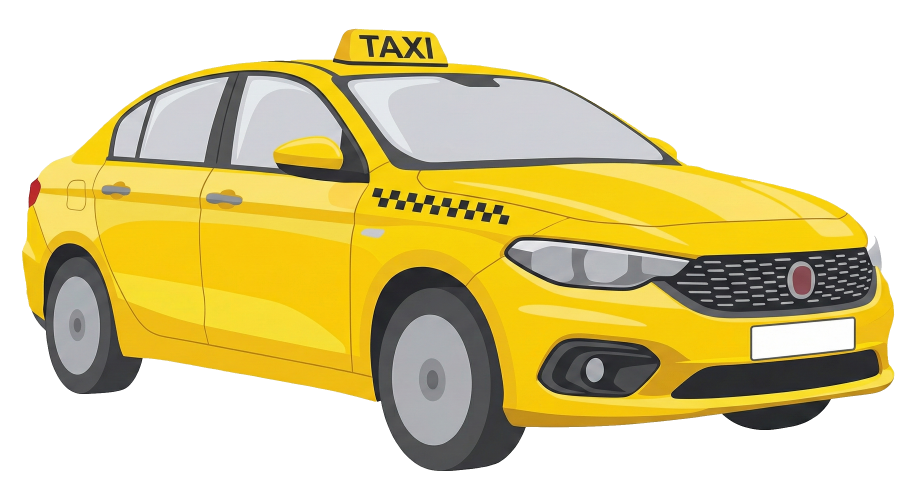
#> input picture sari.png, 2750 x 1500 px, given in place of taksibusonlogo.png, which was not available (shown at 1/3 size)
$ python pad_logo.py
#> lines starting #> are read from the running program, lines starting #| are printed output that depends on the picture; pictures that were not available may be replaced by others from this repository, and a replacement may not be noted
from PIL import Image
import os

def pad_image(input_path, output_path, scale_factor=0.65):
#> called with scale_factor = 0.65
    try:
        img = Image.open(input_path).convert("RGBA")
#> img is the input picture: PIL image 2750x1500 RGBA; mean R, G, B, A 106.8, 94.9, 43.7, 142.6

        # Calculate new size based on scale factor
        # We want the content to be scale_factor * original_size, centered
        # Actually simplest way:
        # Create a new blank image of original size
        # Resize original image to scale_factor size
        # Paste centered

        width, height = img.size
#> width = 2750; height = 1500
        new_width = int(width * scale_factor)
#> new_width = 1787
        new_height = int(height * scale_factor)
#> new_height = 975

        resized_img = img.resize((new_width, new_height), Image.Resampling.LANCZOS)
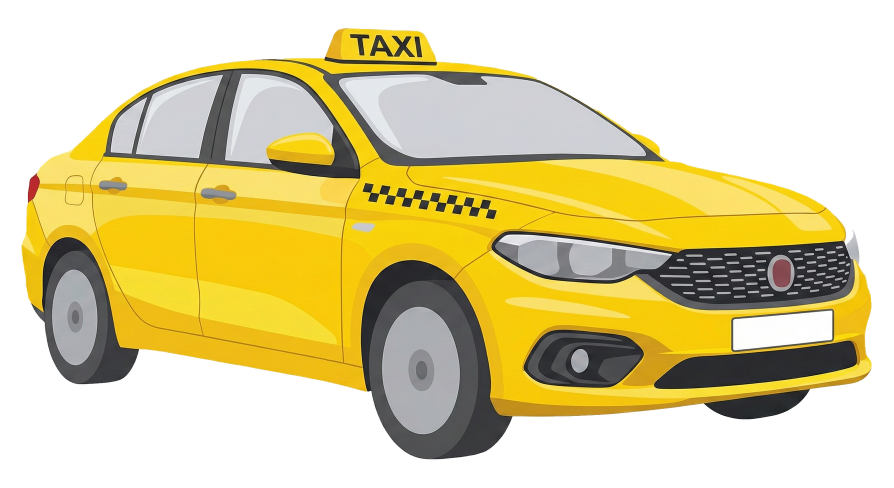
#> resized_img: PIL image 1787x975 RGBA (shown at 1/2 size); mean R, G, B, A 107.5, 95.6, 44.2, 142.6; transparent parts drawn white

        # Create canvas
        canvas = Image.new("RGBA", (width, height), (255, 255, 255, 0)) # Transparent

        # Calculate position to center
        x = (width - new_width) // 2
#> x = 481
        y = (height - new_height) // 2
#> y = 262

        canvas.paste(resized_img, (x, y), resized_img)
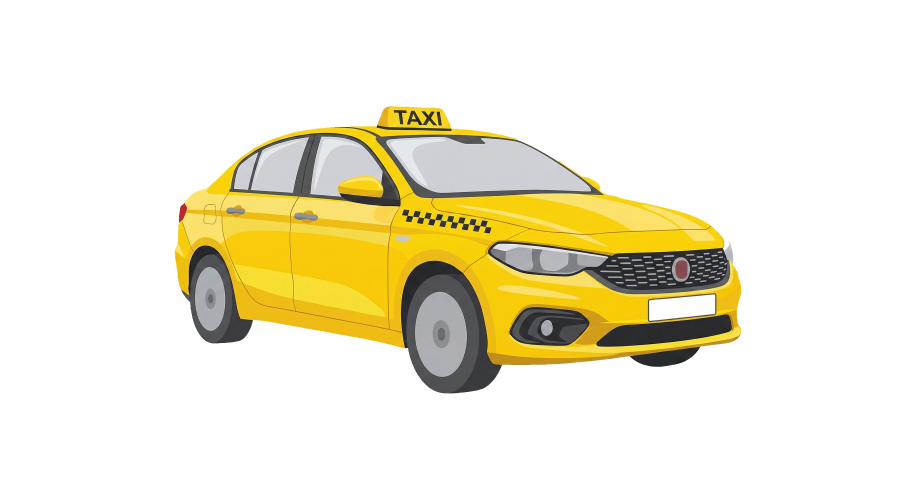
#> canvas: PIL image 2750x1500 RGBA (shown at 1/3 size); mean R, G, B, A 239.9, 234.8, 213.3, 60.2; transparent parts drawn white

        canvas.save(output_path)
        print(f"Successfully created padded image: {output_path}")

    except Exception as e:
        print(f"Error padding image: {e}")

if __name__ == "__main__":
    input_file = "c:\\Users\\polat\\taksibu-backend\\taksibusonlogo.png"
    output_file = "c:\\Users\\polat\\taksibu-backend\\taksibu_padded.png"
    pad_image(input_file, output_file)

$ run again, on sekizartibir.png
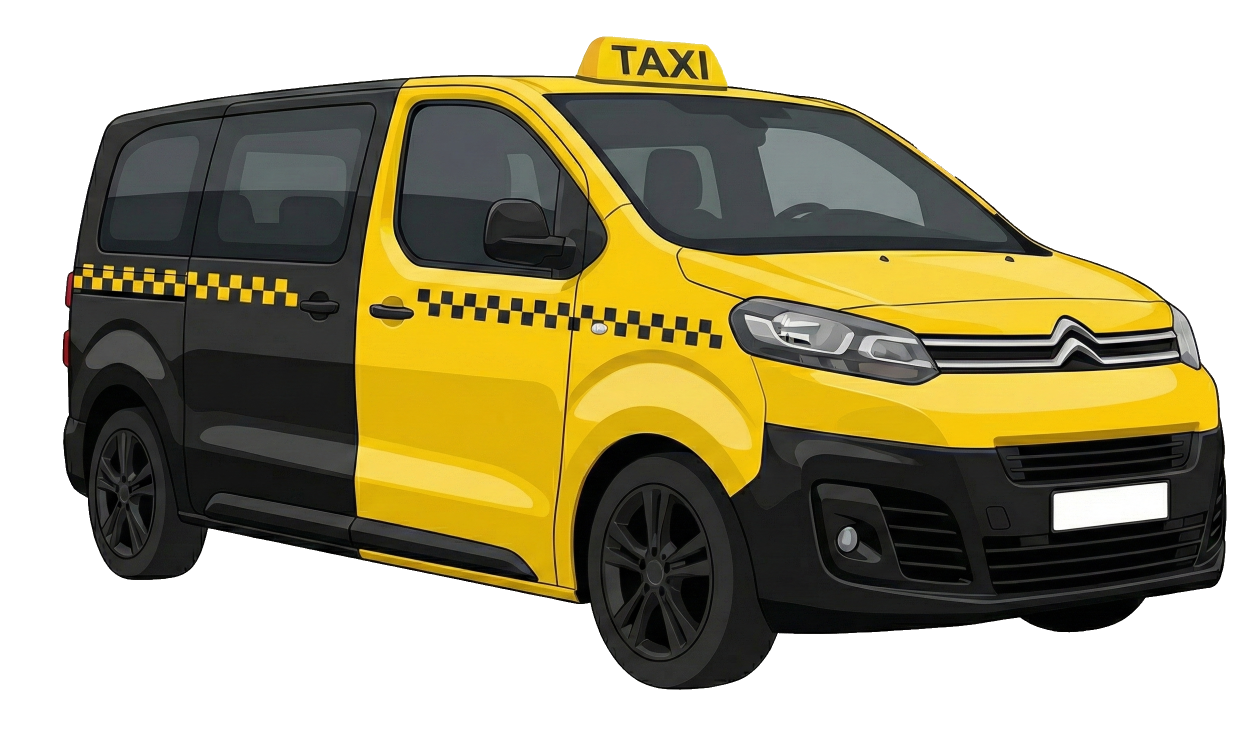
#> input picture sekizartibir.png, 2500 x 1500 px, given in place of taksibusonlogo.png, which was not available (shown at 1/2 size)
#> in pad_image, img is the input picture: PIL image 2500x1500 RGBA; mean R, G, B, A 63.1, 56.4, 27.1, 148.4
#> in pad_image, `resized_img = img.resize((new_width, new_height), Image.Resampling.LAN..`:
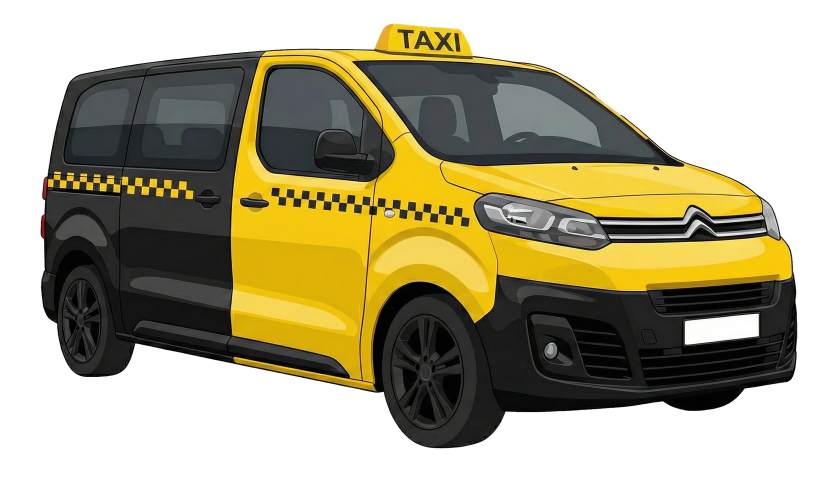
#> resized_img: PIL image 1625x975 RGBA (shown at 1/2 size); mean R, G, B, A 63.5, 56.7, 27.4, 148.4; transparent parts drawn white
#> in pad_image, `canvas.paste(resized_img, (x, y), resized_img)`:
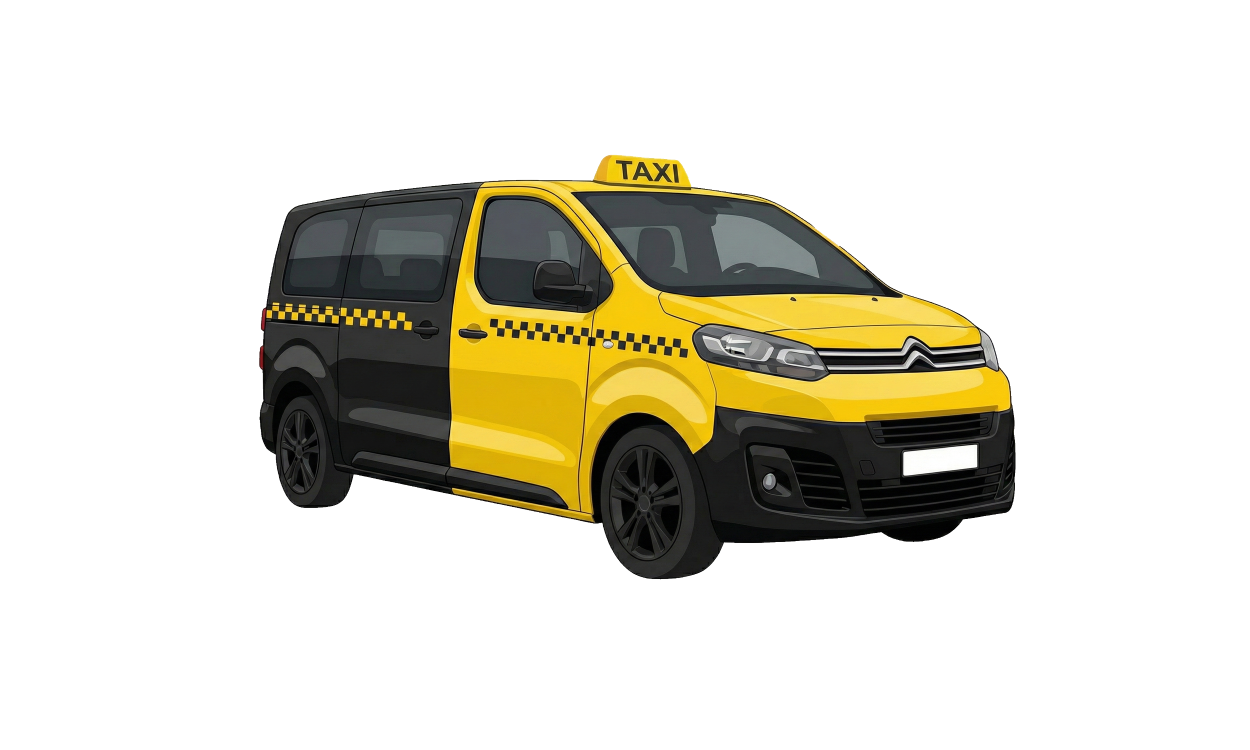
#> canvas: PIL image 2500x1500 RGBA (shown at 1/2 size); mean R, G, B, A 219, 216.1, 203.8, 62.7; transparent parts drawn white

$ run again, on turkuaz.png
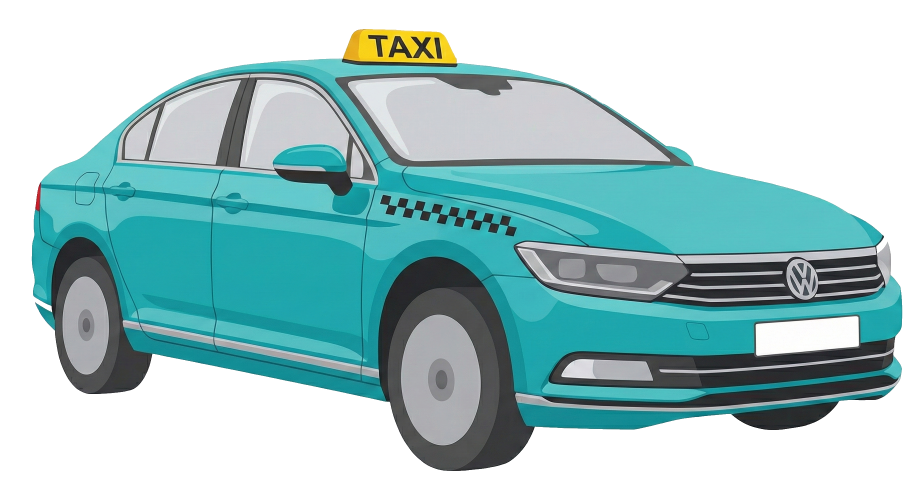
#> input picture turkuaz.png, 2750 x 1500 px, given in place of taksibusonlogo.png, which was not available (shown at 1/3 size)
#> in pad_image, img is the input picture: PIL image 2750x1500 RGBA; mean R, G, B, A 51.6, 86, 87.1, 142
#> in pad_image, `resized_img = img.resize((new_width, new_height), Image.Resampling.LAN..`:
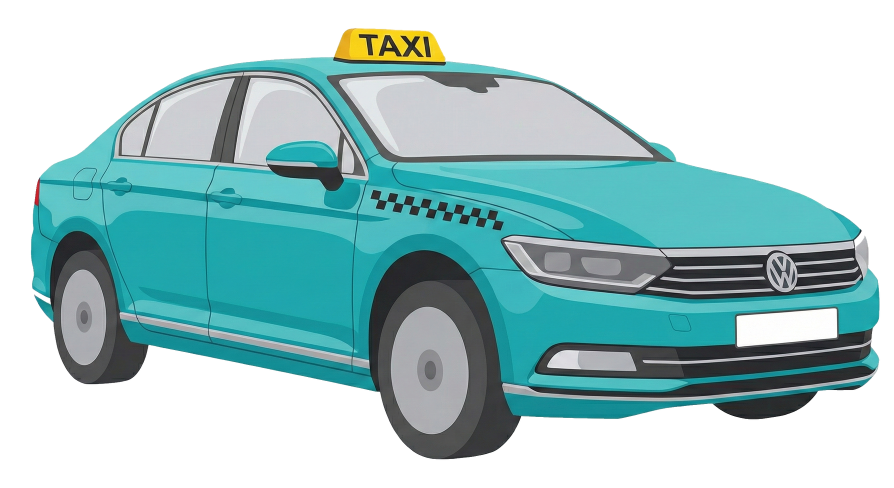
#> resized_img: PIL image 1787x975 RGBA (shown at 1/2 size); mean R, G, B, A 52.1, 86.6, 87.8, 142; transparent parts drawn white
#> in pad_image, `canvas.paste(resized_img, (x, y), resized_img)`:
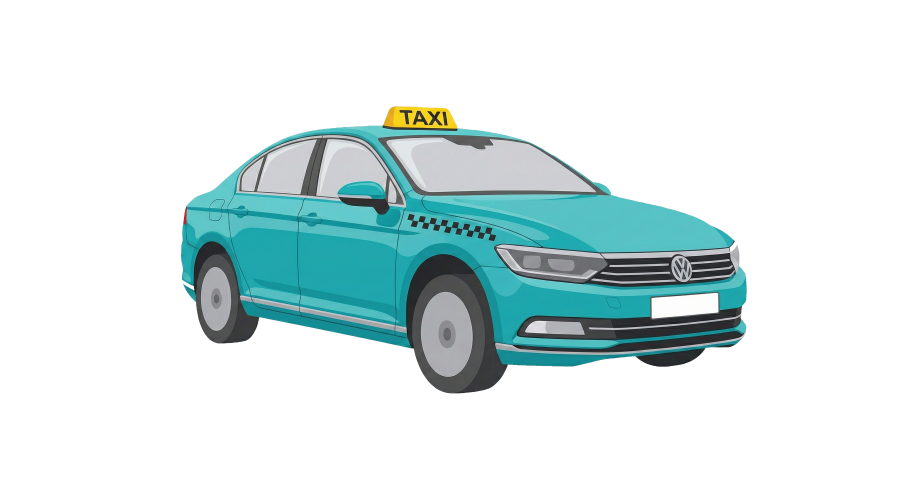
#> canvas: PIL image 2750x1500 RGBA (shown at 1/3 size); mean R, G, B, A 216.8, 231.3, 231.8, 59.9; transparent parts drawn white
